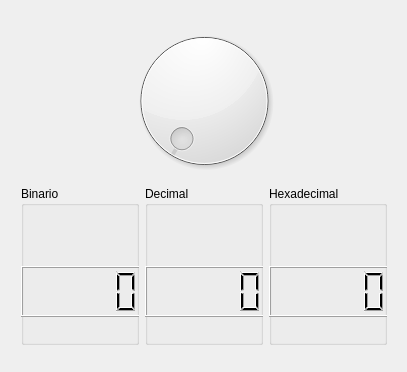
<?xml version="1.0" encoding="UTF-8"?>
<ui version="4.0">
 <class>Widget</class>
 <widget class="QWidget" name="Widget">
  <property name="geometry">
   <rect>
    <x>0</x>
    <y>0</y>
    <width>407</width>
    <height>372</height>
   </rect>
  </property>
  <property name="windowTitle">
   <string>Widget</string>
  </property>
  <widget class="QWidget" name="layoutWidget">
   <property name="geometry">
    <rect>
     <x>10</x>
     <y>10</y>
     <width>388</width>
     <height>346</height>
    </rect>
   </property>
   <layout class="QVBoxLayout" name="verticalLayout_4">
    <item>
     <widget class="QDial" name="dialB">
      <property name="maximum">
       <number>31</number>
      </property>
     </widget>
    </item>
    <item>
     <layout class="QHBoxLayout" name="horizontalLayout_3">
      <item>
       <widget class="QGroupBox" name="groupBox">
        <property name="title">
         <string>Binario</string>
        </property>
        <widget class="QLCDNumber" name="lcdNumber">
         <property name="geometry">
          <rect>
           <x>0</x>
           <y>80</y>
           <width>121</width>
           <height>51</height>
          </rect>
         </property>
         <property name="mode">
          <enum>QLCDNumber::Bin</enum>
         </property>
        </widget>
       </widget>
      </item>
      <item>
       <widget class="QGroupBox" name="groupBox_2">
        <property name="title">
         <string>Decimal</string>
        </property>
        <widget class="QLCDNumber" name="lcdNumber_2">
         <property name="geometry">
          <rect>
           <x>0</x>
           <y>80</y>
           <width>121</width>
           <height>51</height>
          </rect>
         </property>
        </widget>
       </widget>
      </item>
      <item>
       <widget class="QGroupBox" name="groupBox_3">
        <property name="title">
         <string>Hexadecimal</string>
        </property>
        <widget class="QLCDNumber" name="lcdNumber_3">
         <property name="geometry">
          <rect>
           <x>0</x>
           <y>80</y>
           <width>121</width>
           <height>51</height>
          </rect>
         </property>
         <property name="mode">
          <enum>QLCDNumber::Hex</enum>
         </property>
        </widget>
       </widget>
      </item>
     </layout>
    </item>
   </layout>
  </widget>
 </widget>
 <layoutdefault spacing="6" margin="11"/>
 <resources/>
 <connections/>
</ui>
